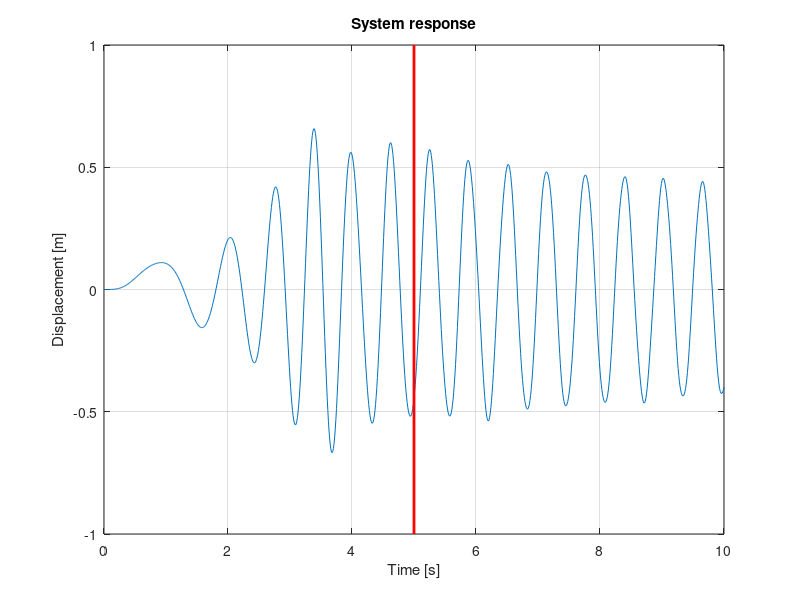

The MATLAB source for this figure:
clear
close all


% System parameters
m = 1;
k = 100;
c = 0.1;
A = 10;

% Computation parameters
y0 = [0;0];           % Starting position and veloctiy
tspan = 0 : 0.01 : 10;  % Solved timespan

% Tolerances (set to 0 to use default parameters)
rtol = 1e-6;
atol = 1e-9;

% Define function for force frequency
omega = @(t) 2*t;


% Compute natural frequencies
dr = c/(2*sqrt(k*m));   % Damping ratio
wn = sqrt(k/m);         % Undamped natural frequency
wd = wn*sqrt(1-dr^2);   % Damped natural frequency

% Compute time when force frequency passes damped natural frequency
wdfun = @(t) omega(t)-wd;
t_wd = fzero(wdfun,0);

% Equation of motion for spring-mass-damper: mx'' + cx' + kx = F
% Reduced to 1st order ODE system (y1 = x, y2 = x') :
odefun = @(t,y) [y(2) ; (- k*y(1) - c*y(2) + A*sin(omega(t)*t))/m];

% Choose solver and solver options
% opts = odeset('RelTol',rtol,'AbsTol',atol);
[~,y] = ode45(odefun,tspan,y0);


% Plot response
figure
plot(tspan,y(:,1));
hold on
plot([t_wd,t_wd],ylim,'r','LineWidth',2);
grid on
title('System response')
ylabel('Displacement [m]')
xlabel('Time [s]')
